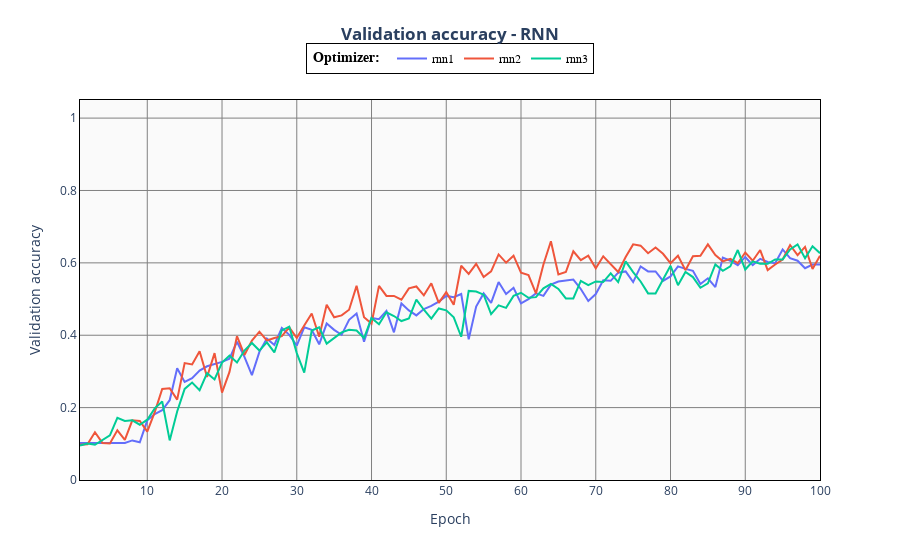

The notebook cell saved with this chart:
### Code cell
fig.data = []

fig.add_trace(go.Scatter(x=rnn1["epoch"], y=rnn1["val_accuracy"],
                    mode='lines',
                    name='rnn1'))
fig.add_trace(go.Scatter(x=rnn2["epoch"], y=rnn2["val_accuracy"],
                    mode='lines',
                    name='rnn2'))
fig.add_trace(go.Scatter(x=rnn3["epoch"], y=rnn3["val_accuracy"],
                    mode='lines',
                    name='rnn3'))

fig.update_yaxes(range=[0, 1.05])
fig.update_layout(xaxis_showgrid=True, yaxis_showgrid=True)
fig.update_xaxes(showgrid=True, gridwidth=1, gridcolor='Gray')
fig.update_yaxes(showgrid=True, gridwidth=1, gridcolor='Gray')



fig.update_layout(
                  xaxis = dict(title = 'Epoch'),
                  yaxis = dict(title = 'Validation accuracy'),
                  title={
                    'text': "Validation accuracy for different architectures",
                    'y':0.9,
                    'x':0.5,
                    'xanchor': 'center',
                    'yanchor': 'top'},
                    paper_bgcolor='rgba(255,255,255, 125)',
                    plot_bgcolor='rgba(250,250,250, 125)'
                  )
fig.update_layout(legend_title='<b> Optimizer: </b>')
fig.update_layout(legend=dict(x=0.5, y=1.15))

fig.update_layout(
    title={
        'text': "<b>Validation accuracy - RNN</b>",
        'y':0.95,
        'x':0.5,
        'xanchor': 'center',
        'yanchor': 'top'})

fig.update_layout(
    legend=dict(orientation='h',yanchor='top',xanchor='center',
        traceorder="normal",
        font=dict(
            family="sans-serif",
            size=12,
            color="black"
        ),
        bgcolor="white",
        bordercolor="Black",
        borderwidth=1
    )
)

fig.update_xaxes(showline=True, linewidth=1, linecolor='black', mirror=True)
fig.update_yaxes(showline=True, linewidth=1, linecolor='black', mirror=True)


fig.show()

### Figure 1 — Plotly figure (JSON) as saved in the notebook; plotly's stock layout.template omitted (floating-point values rounded to 4 significant figures)
{"data": [{"mode": "lines", "name": "rnn1", "type": "scatter", "x": ["1", "2", "3", "4", "5", "6", "7", "8", "9", "10", "11", "12", "13", "14", "15", "16", "17", "18", "19", "20", "21", "22", "23", "24", "25", "26", "27", "28", "29", "30", "31", "32", "33", "34", "35", "36", "37", "38", "39", "40", "41", "42", "43", "44", "45", "46", "47", "48", "49", "50", "51", "52", "53", "54", "55", "56", "57", "58", "59", "60", "61", "62", "63", "64", "65", "66", "67", "68", "69", "70", "71", "72", "73", "74", "75", "76", "77", "78", "79", "80", "81", "82", "83", "84", "85", "86", "87", "88", "89", "90", "91", "92", "93", "94", "95", "96", "97", "98", "99", "100", "End of training. Summary:", "epoch", "Max accuracy row:", "97", "Max val_accuracy row:", "95"], "y": ["0.10243055", "0.10243055", "0.104166664", "0.10243055", "0.10243055", "0.10243055", "0.10243055", "0.109375", "0.104166664", "0.16493055", "0.18229167", "0.19270833", "0.2204861", "0.3090278", "0.27083334", "0.28125", "0.30208334", "0.3142361", "0.31944445", "0.3263889", "0.33506945", "0.38194445", "0.3402778", "0.28993055", "0.35416666", "0.390625", "0.3732639", "0.4201389", "0.40104166", "0.3715278", "0.421875", "0.41493055", "0.375", "0.43229166", "0.41493055", "0.40104166", "0.44270834", "0.46006945", "0.38194445", "0.44791666", "0.44444445", "0.4670139", "0.4079861", "0.4878472", "0.46875", "0.4548611", "0.4722222", "0.4809028", "0.49305555", "0.5086806", "0.5052083", "0.5138889", "0.3888889", "0.47916666", "0.515625", "0.48958334", "0.546875", "0.5138889", "0.53125", "0.4878472", "0.5", "0.515625", "0.5086806", "0.5399306", "0.5486111", "0.5503472", "0.5538194", "0.5277778", "0.49479166", "0.5138889", "0.5520833", "0.5503472", "0.5729167", "0.5763889", "0.546875", "0.5902778", "0.5763889", "0.5763889", "0.5503472", "0.5625", "0.5902778", "0.5833333", "0.578125", "0.5416667", "0.5572917", "0.5329861", "0.6145833", "0.6059028", "0.59375", "0.6163194", "0.59375", "0.6111111", "0.6024306", "0.5989583", "0.6371528", "0.6128472", "0.6059028", "0.5850694", "0.5954861", "0.5954861", null, "val_accuracy", null, "0.6059028", null, "0.6371528"]}, {"mode": "lines", "name": "rnn2", "type": "scatter", "x": ["1", "2", "3", "4", "5", "6", "7", "8", "9", "10", "11", "12", "13", "14", "15", "16", "17", "18", "19", "20", "21", "22", "23", "24", "25", "26", "27", "28", "29", "30", "31", "32", "33", "34", "35", "36", "37", "38", "39", "40", "41", "42", "43", "44", "45", "46", "47", "48", "49", "50", "51", "52", "53", "54", "55", "56", "57", "58", "59", "60", "61", "62", "63", "64", "65", "66", "67", "68", "69", "70", "71", "72", "73", "74", "75", "76", "77", "78", "79", "80", "81", "82", "83", "84", "85", "86", "87", "88", "89", "90", "91", "92", "93", "94", "95", "96", "97", "98", "99", "100", "End of training. Summary:", "epoch", "Max accuracy row:", "99", "Max val_accuracy row:", "64"], "y": ["0.097222224", "0.098958336", "0.13194445", "0.10243055", "0.10069445", "0.13715278", "0.11111111", "0.16493055", "0.16319445", "0.13368055", "0.1875", "0.2517361", "0.2534722", "0.22222222", "0.32291666", "0.31944445", "0.3559028", "0.2847222", "0.35069445", "0.24131945", "0.2986111", "0.39756945", "0.3454861", "0.38541666", "0.4097222", "0.38541666", "0.3923611", "0.39756945", "0.421875", "0.3923611", "0.42708334", "0.46006945", "0.39583334", "0.484375", "0.4496528", "0.4548611", "0.4704861", "0.5364583", "0.4496528", "0.43229166", "0.5364583", "0.5086806", "0.5086806", "0.4982639", "0.5295139", "0.5347222", "0.5104167", "0.5434028", "0.48958334", "0.5190972", "0.484375", "0.5920139", "0.5694444", "0.5972222", "0.5607639", "0.5763889", "0.6232639", "0.6006944", "0.6197917", "0.5729167", "0.5659722", "0.515625", "0.5954861", "0.6597222", "0.5677083", "0.5746528", "0.6319444", "0.6076389", "0.6197917", "0.5850694", "0.6180556", "0.5972222", "0.5746528", "0.6163194", "0.6510417", "0.6475694", "0.6267361", "0.6423611", "0.625", "0.5989583", "0.6197917", "0.5798611", "0.6180556", "0.6197917", "0.6510417", "0.6215278", "0.6041667", "0.6111111", "0.5989583", "0.6284722", "0.6059028", "0.6354167", "0.5798611", "0.5954861", "0.609375", "0.6493056", "0.6215278", "0.6440972", "0.5833333", "0.6197917", null, "val_accuracy", null, "0.5833333", null, "0.6597222"]}, {"mode": "lines", "name": "rnn3", "type": "scatter", "x": ["1", "2", "3", "4", "5", "6", "7", "8", "9", "10", "11", "12", "13", "14", "15", "16", "17", "18", "19", "20", "21", "22", "23", "24", "25", "26", "27", "28", "29", "30", "31", "32", "33", "34", "35", "36", "37", "38", "39", "40", "41", "42", "43", "44", "45", "46", "47", "48", "49", "50", "51", "52", "53", "54", "55", "56", "57", "58", "59", "60", "61", "62", "63", "64", "65", "66", "67", "68", "69", "70", "71", "72", "73", "74", "75", "76", "77", "78", "79", "80", "81", "82", "83", "84", "85", "86", "87", "88", "89", "90", "91", "92", "93", "94", "95", "96", "97", "98", "99", "100", "End of training. Summary:", "epoch", "Max accuracy row:", "100", "Max val_accuracy row:", "97"], "y": ["0.09548611", "0.10069445", "0.097222224", "0.109375", "0.12326389", "0.171875", "0.16319445", "0.16493055", "0.15277778", "0.16666667", "0.19791667", "0.2170139", "0.109375", "0.1892361", "0.2517361", "0.2690972", "0.2482639", "0.2951389", "0.2777778", "0.3246528", "0.34375", "0.3246528", "0.3576389", "0.3784722", "0.3576389", "0.38020834", "0.35243055", "0.41319445", "0.4236111", "0.35069445", "0.296875", "0.41319445", "0.421875", "0.3767361", "0.3923611", "0.4079861", "0.41493055", "0.41319445", "0.3923611", "0.44791666", "0.43055555", "0.46354166", "0.453125", "0.4392361", "0.44618055", "0.4982639", "0.4704861", "0.44618055", "0.47395834", "0.46875", "0.4496528", "0.39583334", "0.5225694", "0.5208333", "0.5121528", "0.45833334", "0.4826389", "0.47569445", "0.5086806", "0.5173611", "0.5034722", "0.5052083", "0.5295139", "0.5416667", "0.5277778", "0.5017361", "0.5017361", "0.5503472", "0.5381944", "0.5486111", "0.546875", "0.5711806", "0.546875", "0.6041667", "0.5746528", "0.5486111", "0.515625", "0.515625", "0.5538194", "0.5920139", "0.5381944", "0.5746528", "0.5607639", "0.53125", "0.5434028", "0.5954861", "0.578125", "0.5902778", "0.6354167", "0.5815972", "0.6041667", "0.5972222", "0.5972222", "0.609375", "0.609375", "0.6371528", "0.6510417", "0.6128472", "0.6458333", "0.6267361", null, "val_accuracy", null, "0.6267361", null, "0.6510417"]}], "layout": {"legend": {"bgcolor": "white", "bordercolor": "Black", "borderwidth": 1, "font": {"color": "black", "family": "sans-serif", "size": 12}, "orientation": "h", "title": {"text": "<b> Optimizer: </b>"}, "traceorder": "normal", "x": 0.5, "xanchor": "center", "y": 1.15, "yanchor": "top"}, "paper_bgcolor": "rgba(255,255,255, 125)", "plot_bgcolor": "rgba(250,250,250, 125)", "title": {"text": "<b>Validation accuracy - RNN</b>", "x": 0.5, "xanchor": "center", "y": 0.95, "yanchor": "top"}, "xaxis": {"gridcolor": "Gray", "gridwidth": 1, "linecolor": "black", "linewidth": 1, "mirror": true, "showgrid": true, "showline": true, "title": {"text": "Epoch"}}, "yaxis": {"gridcolor": "Gray", "gridwidth": 1, "linecolor": "black", "linewidth": 1, "mirror": true, "range": [0, 1.05], "showgrid": true, "showline": true, "title": {"text": "Validation accuracy"}}}}
